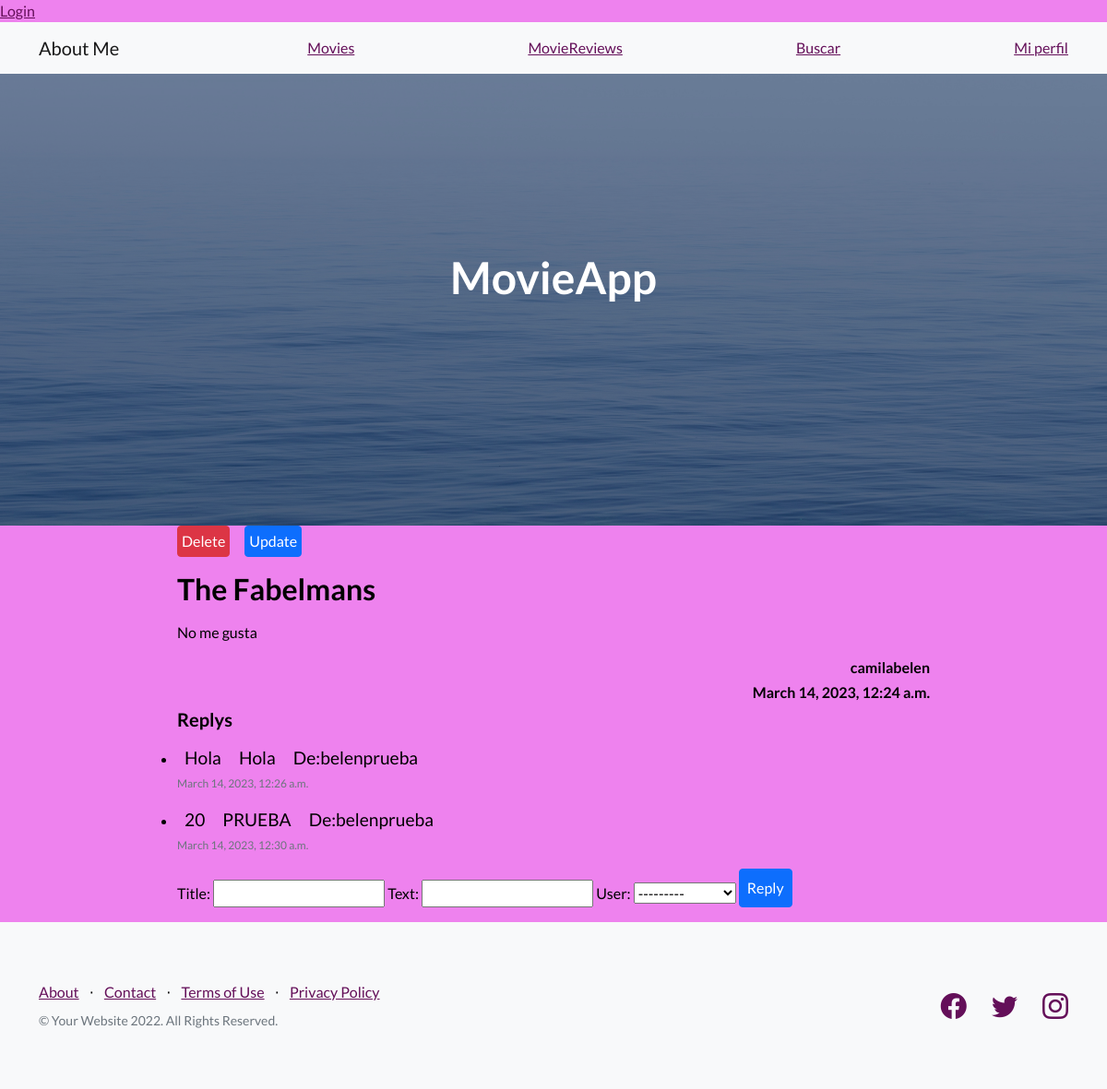
Page /detail_reviews/1 (signed in) on the earlier database version.
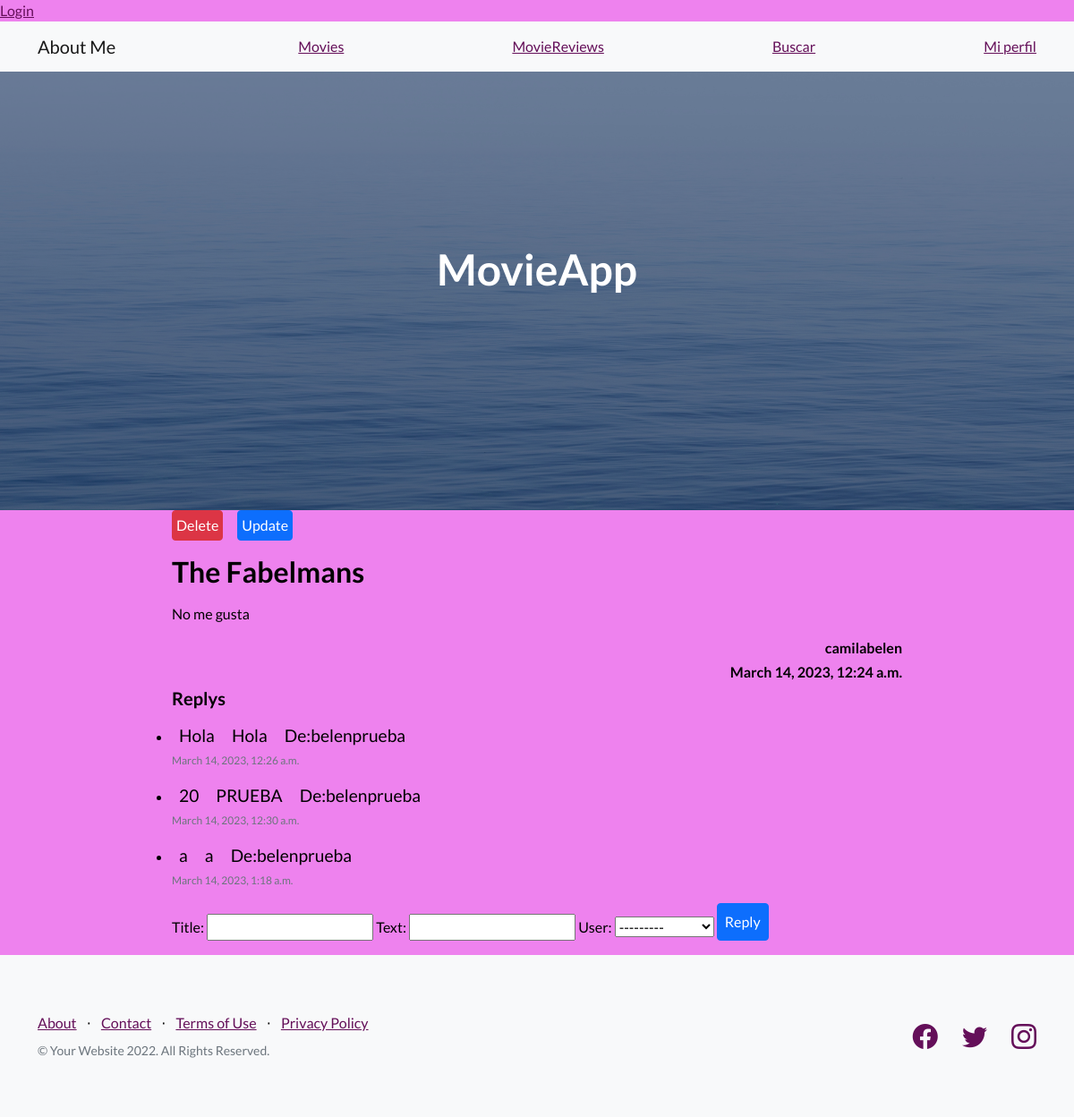
Same page on the later database version.
### AppCoder/models.py (models this page shows)
class Review(models.Model):
    title =  models.CharField(max_length=40)
    text = models.CharField(max_length=500)
    user =models.ForeignKey(UserAuth,on_delete=models.CASCADE)
    date = models.DateTimeField(auto_now_add=True)

class Reply(models.Model):
    title =  models.CharField(max_length=40)
    text = models.CharField(max_length=500)
    user =models.ForeignKey(UserAuth,on_delete=models.CASCADE)
    date = models.DateTimeField(auto_now_add=True)
    review =models.ForeignKey(Review,on_delete=models.CASCADE, null=True)

### AppCoder/views.py (the view)
# urls.py: path('detail_reviews/<pk>', views.detail_reviews, name='detail_reviews'),
def detail_reviews(request, pk):
    review = Review.objects.get(id=pk)
    user = User.objects.get(username=request.user.username)
    if request.method == 'POST':
        newReply = AddReply(request.POST)
        if newReply.is_valid():
            data = newReply.cleaned_data
            new_rev = Reply(
                text=data['text'],
                title=data['title'],
                user=user,
                review=review)
            new_rev.save()
            return redirect(f'/revdetail/{review.id}')
    else:
        newReply = AddReply()
    all_reviews = Review.objects.filter(id=user.id)
    rev = len(all_reviews) > 0
    rev_context = {'all': all_reviews, 'rev': rev}
    all_reply = Reply.objects.all()
    context = {'review': review, 'req': str(request.user),
               'replys': rev_context,
               'AddReply': AddReply(),
               'all_reply': all_reply}
    return render(request, 'revdetail.html', context)

### AppCoder/forms.py
class AddReply(ModelForm):
    class Meta:
        model = Review
        fields =   '__all__'
        widgets ={
            'review': forms.Textarea(attrs={'class': 'form-control','placeholder': 'Dejar MovieReview' }),
        }

### AppCoder/templates/revdetail.html (shortened to what this page needs)
{% extends 'index.html'%}  {% block main_content %}
<div class="row justify-content-center" style="width: 70%; margin: auto">
  {% if user.is_authenticated and req == review.user.username %}
  <div class="d-flex">
    <a
      href="{% url 'delete_review' review.id %}"
      type="button"
      class="btn btn-danger p-1 mb-3 me-3"
      >Delete</a
    >
    <a
      href="{% url 'update_review' review.id %}"
      type="button"
      class="btn btn-primary p-1 mb-3"
      >Update</a
    >
  </div>
  {% endif%}
  <article style="margin-bottom: 3rem col-md-12 col-sm-12">
    <h2>{{review.title}}</h2>
    <p class="mt-3">{{review.text | safe}}</p>
    <h6 class="text-end"> {{review.user}}</h6>
    <h6 class="text-end"> {{review.date}}</h6>
  </article>
  <section class="col-md-12">
    <h5 class="mb-3">Replys</h5>
    {% if all_reply %}
    <ul class="p-0">
      {% for all_reply in all_reply %}
      <li>
        <article class="mt-3">
          <span
            class="gradient rounded px-2"
            style="font-size: 1.2rem; margin-top: 1rem"
            >{{all_reply.title}}</span
          >
          <span
          class="gradient rounded px-2"
          style="font-size: 1.2rem; margin-top: 1rem"
          >{{all_reply.text}}</span
        >
          <span
            class="gradient rounded px-2"
            style="font-size: 1.2rem; margin-top: 1rem"
            >De:{{all_reply.user}}</span
          >
        </article>
        <p class="text-muted" style="font-size: 12px">{{all_reply.date}}</p>
      </li>
      {% endfor %}
    </ul>
    {% else %}
    <span class="mb-3">Sin replys aun</span>
    {% endif %}
  </section>
  {% if user.is_authenticated %}
    <form  action="{% url 'detail_reviews' review.id %}" method="POST">
      {{ AddReply.as_table }}
      <input class="btn btn-primary mb-3 p-2" type="submit" value="Reply" />
    </form>
</div>
{% endif %}
  {% endblock %}

### AppCoder/templates/index.html (shortened to what this page needs)
<!DOCTYPE html>
<html lang="en">
    <head>
        {% load static %}
        <link href="https://cdn.jsdelivr.net/npm/bootstrap-icons@1.5.0/font/bootstrap-icons.css" rel="stylesheet" type="text/css" />
        <link href="{% static 'css/styles.css' %}" rel="stylesheet" />
    </head>
    <body>
        <div class="container2">
            <a href="/login/">Login</a>
        </div>
        <nav class="navbar navbar-light bg-light static-top">
            <div class="container">
                <a class="navbar-brand" href="/">About Me</a>
                <a href="/add_form">Movies</a>
                <a href="/all_reviews/">MovieReviews</a>
                <a href="/busqueda/">Buscar</a>
                <a href="/edit-profile/">Mi perfil</a>
            </div>
        </nav>
        <header class="masthead">
            <div class="container position-relative">
                <div class="row justify-content-center">
                    <div class="col-xl-6">
                        <div class="text-center text-white">
                            <h1 class="mb-5">MovieApp</h1>
                        </div>
                    </div>
                </div>
            </div>
        </header>
         {% block main_content %}{% endblock %}
        <footer class="footer bg-light">
            <div class="container">
                <div class="row">
                    <div class="col-lg-6 h-100 text-center text-lg-start my-auto">
                        <ul class="list-inline mb-2">
                            <li class="list-inline-item"><a href="#!">About</a></li>
                            <li class="list-inline-item">⋅</li>
                            <li class="list-inline-item"><a href="#!">Contact</a></li>
                            <li class="list-inline-item">⋅</li>
                            <li class="list-inline-item"><a href="#!">Terms of Use</a></li>
                            <li class="list-inline-item">⋅</li>
                            <li class="list-inline-item"><a href="#!">Privacy Policy</a></li>
                        </ul>
                        <p class="text-muted small mb-4 mb-lg-0">&copy; Your Website 2022. All Rights Reserved.</p>
                    </div>
                    <div class="col-lg-6 h-100 text-center text-lg-end my-auto">
                        <ul class="list-inline mb-0">
                            <li class="list-inline-item me-4">
                                <a href="#!"><i class="bi-facebook fs-3"></i></a>
                            </li>
                            <li class="list-inline-item me-4">
                                <a href="#!"><i class="bi-twitter fs-3"></i></a>
                            </li>
                            <li class="list-inline-item">
                                <a href="#!"><i class="bi-instagram fs-3"></i></a>
                            </li>
                        </ul>
                    </div>
                </div>
            </div>
        </footer>
    </body>
</html>

Differences in the rows shown:
added Reply: title "a", text "a", user "belenprueba", date "March 14, 2023, 1:18 a.m."
